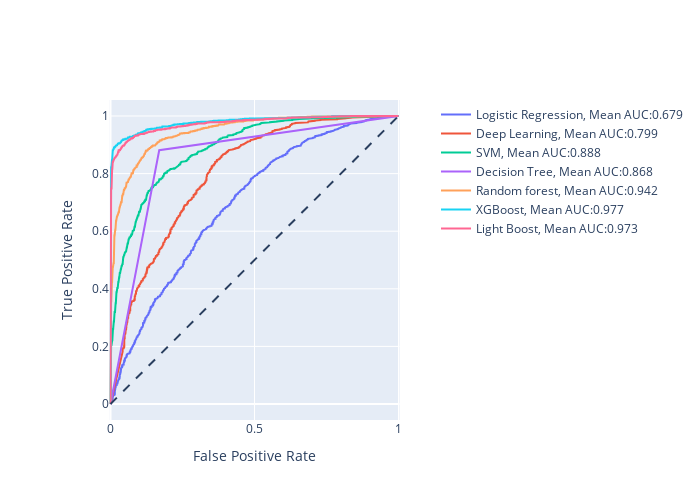

The cell this chart's notebook holds for it:
### Code cell
import plotly.graph_objects as go
import plotly.express as px

fig = go.Figure()
fig.add_shape(
    type='line', line=dict(dash='dash'),
    x0=0,
    x1=1,
    y0=0,
    y1=1
)

models = ['logistic regression',
          'deep learning',
          'SVM',
          'Random Forest',
          'Decision Tree'
          'Gradient boosting',
          'XGB',
          'Light Boost'
         ]

auc_log = np.mean(performance_log['auc'])
auc_dl = np.mean(performance_dl['auc'])
auc_svm = np.mean(performance_svm['auc'])
auc_dt = np.mean(performance_dt['auc'])
auc_rf = np.mean(performance_rf['auc'])
auc_gb = np.mean(performance_gb['auc'])
auc_xgb = np.mean(performance_xgb['auc'])
auc_lg = np.mean(performance_lg['auc'])

fig.add_trace(go.Scatter(x=performance_log['fpr'][0],
                         y=performance_log['tpr'][0],
                         name=f'Logistic Regression, Mean AUC:{auc_log:.3f}',
                         mode='lines')
             )

fig.add_trace(go.Scatter(x=performance_dl['fpr'][0],
                         y=performance_dl['tpr'][0],
                         name=f'Deep Learning, Mean AUC:{auc_dl:.3f}',
                         mode='lines')
             )

fig.add_trace(go.Scatter(x=performance_svm['fpr'][0],
                         y=performance_svm['tpr'][0],
                         name=f'SVM, Mean AUC:{auc_svm:.3f}',
                         mode='lines')
             )

fig.add_trace(go.Scatter(x=performance_dt['fpr'][0],
                         y=performance_dt['tpr'][0],
                         name=f'Decision Tree, Mean AUC:{auc_dt:.3f}',
                         mode='lines')
             )

fig.add_trace(go.Scatter(x=performance_rf['fpr'][0],
                         y=performance_rf['tpr'][0],
                         name=f'Random forest, Mean AUC:{auc_rf:.3f}',
                         mode='lines')
             )



fig.add_trace(go.Scatter(x=performance_xgb['fpr'][0],
                         y=performance_xgb['tpr'][0],
                         name=f'XGBoost, Mean AUC:{auc_xgb:.3f}',
                         mode='lines')
             )


fig.add_trace(go.Scatter(x=performance_lg['fpr'][0],
                         y=performance_lg['tpr'][0],
                         name=f'Light Boost, Mean AUC:{auc_lg:.3f}',
                         mode='lines')
             )

fig.update_layout(
    xaxis_title='False Positive Rate',
    yaxis_title='True Positive Rate',
    yaxis=dict(scaleanchor="x", scaleratio=1),
    xaxis=dict(constrain='domain'),
    width=700, height=500
)
fig.show()

### Figure 1 — Plotly figure (JSON) as saved in the notebook; plotly's stock layout.template omitted (floating-point values rounded to 4 significant figures; data arrays with more than 128 entries replaced by an {"elided": "..."} marker saying what was removed)
{"data": [{"mode": "lines", "name": "Logistic Regression, Mean AUC:0.679", "type": "scatter", "x": {"elided": "1286 float values"}, "y": {"elided": "1286 float values"}}, {"mode": "lines", "name": "Deep Learning, Mean AUC:0.799", "type": "scatter", "x": {"elided": "935 float values"}, "y": {"elided": "935 float values"}}, {"mode": "lines", "name": "SVM, Mean AUC:0.888", "type": "scatter", "x": {"elided": "764 float values"}, "y": {"elided": "764 float values"}}, {"mode": "lines", "name": "Decision Tree, Mean AUC:0.868", "type": "scatter", "x": [0, 0.1692, 1], "y": [0, 0.8812, 1]}, {"mode": "lines", "name": "Random forest, Mean AUC:0.942", "type": "scatter", "x": {"elided": "571 float values"}, "y": {"elided": "571 float values"}}, {"mode": "lines", "name": "XGBoost, Mean AUC:0.977", "type": "scatter", "x": {"elided": "344 float values"}, "y": {"elided": "344 float values"}}, {"mode": "lines", "name": "Light Boost, Mean AUC:0.973", "type": "scatter", "x": {"elided": "366 float values"}, "y": {"elided": "366 float values"}}], "layout": {"height": 500, "shapes": [{"line": {"dash": "dash"}, "type": "line", "x0": 0, "x1": 1, "y0": 0, "y1": 1}], "width": 700, "xaxis": {"constrain": "domain", "title": {"text": "False Positive Rate"}}, "yaxis": {"scaleanchor": "x", "scaleratio": 1, "title": {"text": "True Positive Rate"}}}}
